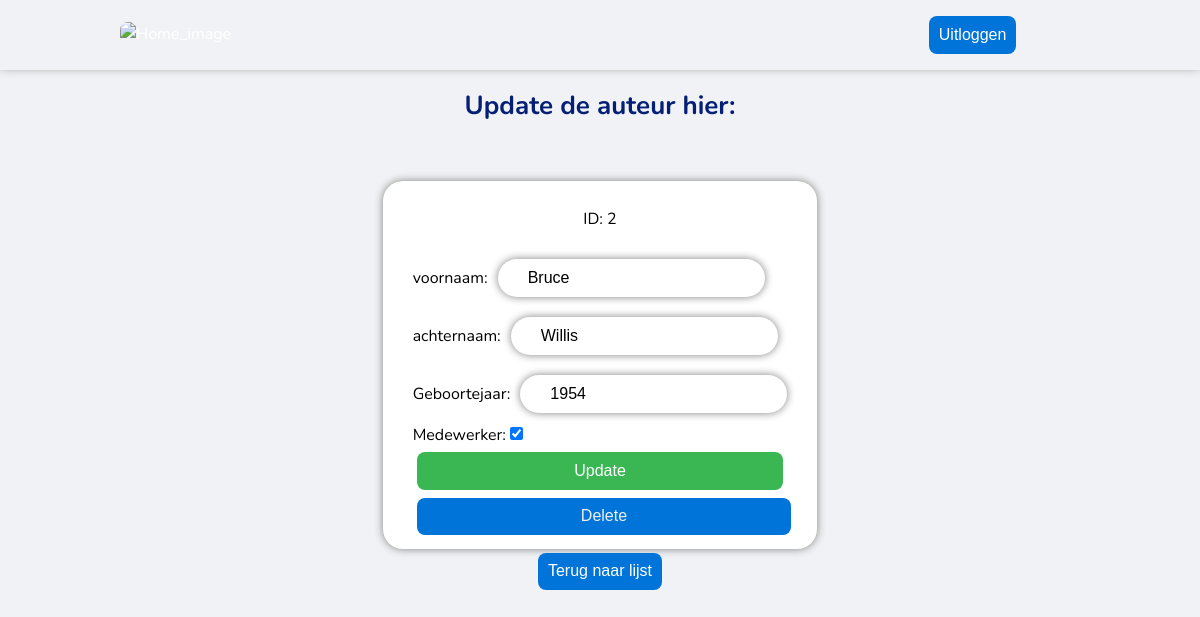
The page /table_details/auteurs/2/update (signed in) on the database its author committed.
### tables this page shows
CREATE TABLE `auteurs` (
  `id` integer NOT NULL
,  `voornaam` varchar(80) NOT NULL
,  `achternaam` varchar(80) NOT NULL
,  `geboortejaar` integer DEFAULT NULL
,  `medewerker` varchar(250) NOT NULL
,  `met pensioen` integer NOT NULL
);

### app.py (the view)
@app.route("/table_details/<table_name>/<id>/update", methods=['GET', 'POST'])
def get_data(table_name, id):
    row, column_names = dbm.get_data(table_name, id)
    leerdoelen_row, column_leerdoelen = dbm.get_list_leerdoelen()
    auteurs_row, column_auteurs = dbm.get_list_auteurs()
    return render_template(
        "update.html",
        table_name=table_name, row=row,
        leerdoelen_row=leerdoelen_row, column_leerdoelen=column_leerdoelen,
        auteurs_row=auteurs_row, column_auteurs=column_auteurs
    )

### app.py (called while the page is built)
@app.before_request
def before_request():
    if "user" not in session and request.endpoint not in ['login', 'static', 'login_index']:
        return redirect(url_for('login_index'))

### lib/tablemodel.py (called while the page is built)
    def get_data(self, table_name, id):
        cursor = sqlite3.connect(self.database_file).cursor()
        if table_name == 'vragen':
            cursor.execute(f"SELECT * FROM vragen INNER JOIN leerdoelen ON vragen.leerdoel = leerdoelen.id")
        cursor.execute(f"SELECT * FROM {table_name} WHERE id={id}")
        table_headers = [column_name[0] for column_name in cursor.description]
        table_content = cursor.fetchone()
        return table_content, table_headers

    def get_list_leerdoelen(self):
        cursor = sqlite3.connect(self.database_file).cursor()
        cursor.execute(f"SELECT id, leerdoel FROM leerdoelen")
        table_headers = [column_name[0] for column_name in cursor.description]
        table_content = cursor.fetchall()
        return table_content, table_headers

    def get_list_auteurs(self):
        cursor = sqlite3.connect(self.database_file).cursor()
        cursor.execute(f"SELECT id, (voornaam || ' ' || achternaam) FROM auteurs")
        table_headers = [column_name[0] for column_name in cursor.description]
        table_content = cursor.fetchall()
        return table_content, table_headers

### templates/update.html (shortened to what this page needs)
<!DOCTYPE html>
<html lang="en">
<head>
    <link rel="stylesheet" href="/static/basic.css" type="text/css">
</head>
<body>
<div>
{% include "header.html" %}
    <div id="updatetext_box">
        {% if table_name == 'auteurs' %}
            <h2 id="updatetext">Update de auteur hier:</h2>
        {% endif %}
    </div>
<div id="update_body">
    <div id="update_container">
    {% if table_name == 'auteurs' %}
         <div class="update_form">
             <div>
                 <p> ID: {{ row [0] }}</p>
             </div>
            <form action="/update/auteurs" method="POST">
                <div>
                    <label for="voornaam">voornaam:</label>
                    <input id="voornaam" type="text" name="voornaam" value="{{ row[1] }}">
                </div>
                <div>
                    <label for="achternaam">achternaam:</label>
                    <input id="achternaam" type="text" name="achternaam" value="{{ row[2] }}">
                </div>
                <div>
                    <label for="geboortejaar">Geboortejaar:</label>
                    <input id="geboortejaar" type="number" name="geboortejaar" value="{{ row[3] }}">
                </div>
                <div id="boxcheck">
                    <label for="medewerker">Medewerker:</label>
                    <input id="medewerker" type="checkbox" {% if row[4] %} checked{% endif %} name="medewerker">
                </div>
                <div>
                    <button id="update_button" type="submit">Update</button>
                </div>
            </form>
            <div class="delete_div">
                <a href="delete"><button id="delete_button" type="submit">Delete</button></a>
            </div>
        </div>
    {% endif %}
    <a href="/table_details/{{ table_name }}"><button class="button2">Terug naar lijst</button></a>
    </div>
</div>
</div>
</body>
</html>

### static/basic.css (style rules this page uses)
* { box-sizing: border-box }
:root { --sans: 1em/1.6 system-ui, -apple-system, BlinkMacSystemFont, Segoe UI, Roboto, Oxygen, Ubuntu, Cantarell, Droid Sans, Helvetica Neue, Fira Sans, sans-serif; --mono: SFMono-Regular, Consolas, 'Liberation Mono', Menlo, Courier, 'Courier New', monospace; --c1:#0074d9; --c2:#eee; --c3:#fff; --c4:#000; --c5:#fff; --c6:rgba(240, 242, 245, 1); --c7:#ddd; --c8:#3ab753; --textcolor:#041f74; --inba:#f9faff; --inbr:#c3d0ed; --m1: 8px; --rc: 8px; --rc2: 20px }
html { -ms-text-size-adjust: 100%; -webkit-text-size-adjust: 100%; }
body { margin: 0; font: var(--sans); font-weight: 400; font-family: 'Nunito', sans-serif; font-style: normal; text-rendering: optimizeLegibility; -webkit-font-smoothing: antialiased; background-color: var(--c6); color: var(--textcolor); }
a { color: var(--c5); text-decoration:none }
h1,h2,h3,h4,h5,h6 { margin: 0.6em 0; font-weight: normal }
h2 { font-size: 1.625em; line-height: 1.2; font-weight: bold }
.button2 { background-color: var(--c1); }
pre,code,input,select,textarea,button,img { border-radius: var(--rc) }
input, select, textarea { font-size: 1em; color:var(--c4); background: var(--c7); border: 0; padding: 0.6em }
button, input[type=submit], input[type=reset], input[type="button"] { -webkit-appearance: none; font-size: 1em; display: inline-block; color: var(--c5); background: var(--c1); border: 0; margin: 4px; padding: 0.6em; cursor: pointer; text-align: center }
#update_body { display: flex; justify-content: center; }
#update_container { display: flex; align-items: center; flex-direction: column; }
#updatetext_box { text-align: center; margin-bottom: 5%; }
.update_form { display: inline-flex; flex-direction: column; align-items: center; justify-content: center; font-size: 1em; color:var(--c4); background: var(--c7); border: 0; border-collapse: collapse; border-spacing: 0; margin: 0 0; width: fit-content; padding: 10px 30px; background-color: var(--c5); border-radius: var(--rc2); box-shadow: 0 0 8px gray; }
#voornaam, #achternaam, #geboortejaar, #leerdoel, #vraag, #auteur { display: inline-flex; flex-direction: column; align-items: center; justify-content: center; font-size: 1em; color:var(--c4); background: var(--c7); border: 0; width: fit-content; margin: 10px 0 10px 10px; padding: 10px 30px; background-color: var(--c5); border-radius: var(--rc2); box-shadow: 0 0 8px gray; }
.update_form form div { display: flex; align-items: baseline; }
#update_button { background-color: var(--c8); color: var(--c5); width: 100%; }
.delete_div { width: 100%; }
#delete_button { background-color: var(--c1); color: var(--c2); width: 100%; }

### rows shown on the page
auteurs: id "2", voornaam "Bruce", achternaam "Willis", geboortejaar "1954", medewerker "☑"
